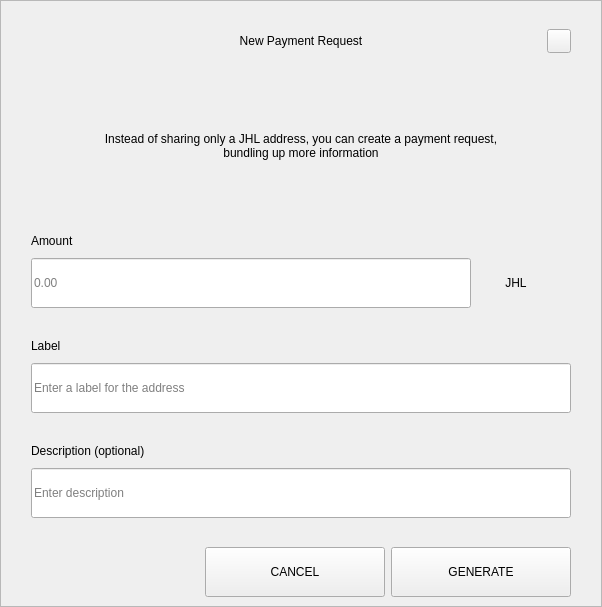
<?xml version="1.0" encoding="UTF-8"?>
<ui version="4.0">
 <class>RequestDialog</class>
 <widget class="QDialog" name="RequestDialog">
  <property name="geometry">
   <rect>
    <x>0</x>
    <y>0</y>
    <width>602</width>
    <height>607</height>
   </rect>
  </property>
  <property name="windowTitle">
   <string>Dialog</string>
  </property>
  <layout class="QVBoxLayout" name="verticalLayout_5">
   <property name="spacing">
    <number>0</number>
   </property>
   <property name="leftMargin">
    <number>0</number>
   </property>
   <property name="topMargin">
    <number>0</number>
   </property>
   <property name="rightMargin">
    <number>0</number>
   </property>
   <property name="bottomMargin">
    <number>0</number>
   </property>
   <item>
    <widget class="QFrame" name="frame">
     <property name="styleSheet">
      <string notr="true"/>
     </property>
     <property name="frameShape">
      <enum>QFrame::StyledPanel</enum>
     </property>
     <property name="frameShadow">
      <enum>QFrame::Raised</enum>
     </property>
     <layout class="QVBoxLayout" name="verticalLayout_4" stretch="1,0,0">
      <property name="spacing">
       <number>0</number>
      </property>
      <property name="leftMargin">
       <number>30</number>
      </property>
      <property name="topMargin">
       <number>20</number>
      </property>
      <property name="rightMargin">
       <number>30</number>
      </property>
      <property name="bottomMargin">
       <number>0</number>
      </property>
      <item>
       <layout class="QHBoxLayout" name="horizontalLayout_3">
        <property name="spacing">
         <number>0</number>
        </property>
        <item>
         <spacer name="horizontalSpacer_21">
          <property name="orientation">
           <enum>Qt::Horizontal</enum>
          </property>
          <property name="sizeHint" stdset="0">
           <size>
            <width>40</width>
            <height>20</height>
           </size>
          </property>
         </spacer>
        </item>
        <item>
         <widget class="QLabel" name="labelTitle">
          <property name="minimumSize">
           <size>
            <width>0</width>
            <height>40</height>
           </size>
          </property>
          <property name="maximumSize">
           <size>
            <width>16777215</width>
            <height>40</height>
           </size>
          </property>
          <property name="styleSheet">
           <string notr="true">padding-left:24px;</string>
          </property>
          <property name="text">
           <string>New Payment Request</string>
          </property>
          <property name="alignment">
           <set>Qt::AlignCenter</set>
          </property>
          <property name="margin">
           <number>7</number>
          </property>
         </widget>
        </item>
        <item>
         <spacer name="horizontalSpacer">
          <property name="orientation">
           <enum>Qt::Horizontal</enum>
          </property>
          <property name="sizeHint" stdset="0">
           <size>
            <width>40</width>
            <height>20</height>
           </size>
          </property>
         </spacer>
        </item>
        <item>
         <widget class="QPushButton" name="btnEsc">
          <property name="minimumSize">
           <size>
            <width>24</width>
            <height>24</height>
           </size>
          </property>
          <property name="maximumSize">
           <size>
            <width>24</width>
            <height>24</height>
           </size>
          </property>
          <property name="focusPolicy">
           <enum>Qt::NoFocus</enum>
          </property>
          <property name="text">
           <string/>
          </property>
         </widget>
        </item>
       </layout>
      </item>
      <item>
       <widget class="QStackedWidget" name="stack">
        <property name="minimumSize">
         <size>
          <width>540</width>
          <height>0</height>
         </size>
        </property>
        <property name="maximumSize">
         <size>
          <width>540</width>
          <height>16777215</height>
         </size>
        </property>
        <property name="currentIndex">
         <number>0</number>
        </property>
        <widget class="QWidget" name="page_1">
         <property name="minimumSize">
          <size>
           <width>540</width>
           <height>0</height>
          </size>
         </property>
         <property name="maximumSize">
          <size>
           <width>540</width>
           <height>16777215</height>
          </size>
         </property>
         <layout class="QVBoxLayout" name="layout1">
          <property name="spacing">
           <number>0</number>
          </property>
          <property name="leftMargin">
           <number>0</number>
          </property>
          <property name="topMargin">
           <number>0</number>
          </property>
          <property name="rightMargin">
           <number>0</number>
          </property>
          <property name="bottomMargin">
           <number>0</number>
          </property>
          <item>
           <spacer name="verticalSpacer_21">
            <property name="orientation">
             <enum>Qt::Vertical</enum>
            </property>
            <property name="sizeType">
             <enum>QSizePolicy::Fixed</enum>
            </property>
            <property name="sizeHint" stdset="0">
             <size>
              <width>20</width>
              <height>30</height>
             </size>
            </property>
           </spacer>
          </item>
          <item alignment="Qt::AlignHCenter">
           <widget class="QLabel" name="labelMessage">
            <property name="minimumSize">
             <size>
              <width>400</width>
              <height>50</height>
             </size>
            </property>
            <property name="text">
             <string>Instead of sharing only a JHL address, you can create a payment request, bundling up more information</string>
            </property>
            <property name="alignment">
             <set>Qt::AlignCenter</set>
            </property>
            <property name="wordWrap">
             <bool>true</bool>
            </property>
           </widget>
          </item>
          <item alignment="Qt::AlignBottom">
           <widget class="QWidget" name="containerAmount" native="true">
            <layout class="QVBoxLayout" name="verticalLayout">
             <property name="spacing">
              <number>9</number>
             </property>
             <property name="leftMargin">
              <number>0</number>
             </property>
             <property name="topMargin">
              <number>0</number>
             </property>
             <property name="rightMargin">
              <number>0</number>
             </property>
             <property name="bottomMargin">
              <number>0</number>
             </property>
             <item>
              <widget class="QLabel" name="labelSubtitleAmount">
               <property name="minimumSize">
                <size>
                 <width>350</width>
                 <height>16</height>
                </size>
               </property>
               <property name="maximumSize">
                <size>
                 <width>16777215</width>
                 <height>16</height>
                </size>
               </property>
               <property name="text">
                <string>Amount</string>
               </property>
              </widget>
             </item>
             <item alignment="Qt::AlignTop">
              <widget class="QWidget" name="layoutAmount" native="true">
               <layout class="QHBoxLayout" name="horizontalLayout" stretch="2,0">
                <property name="spacing">
                 <number>0</number>
                </property>
                <property name="leftMargin">
                 <number>0</number>
                </property>
                <property name="topMargin">
                 <number>0</number>
                </property>
                <property name="rightMargin">
                 <number>0</number>
                </property>
                <property name="bottomMargin">
                 <number>0</number>
                </property>
                <item>
                 <widget class="QLineEdit" name="lineEditAmount">
                  <property name="minimumSize">
                   <size>
                    <width>0</width>
                    <height>50</height>
                   </size>
                  </property>
                  <property name="maximumSize">
                   <size>
                    <width>16777215</width>
                    <height>50</height>
                   </size>
                  </property>
                  <property name="placeholderText">
                   <string notr="true">0.00</string>
                  </property>
                 </widget>
                </item>
                <item>
                 <widget class="QWidget" name="comboContainer" native="true">
                  <property name="minimumSize">
                   <size>
                    <width>100</width>
                    <height>50</height>
                   </size>
                  </property>
                  <property name="maximumSize">
                   <size>
                    <width>16777215</width>
                    <height>50</height>
                   </size>
                  </property>
                  <layout class="QHBoxLayout" name="horizontalLayout_31">
                   <property name="spacing">
                    <number>0</number>
                   </property>
                   <property name="leftMargin">
                    <number>0</number>
                   </property>
                   <property name="topMargin">
                    <number>0</number>
                   </property>
                   <property name="rightMargin">
                    <number>10</number>
                   </property>
                   <property name="bottomMargin">
                    <number>0</number>
                   </property>
                   <item>
                    <widget class="QLabel" name="comboBoxCoin">
                     <property name="text">
                      <string>JHL</string>
                     </property>
                     <property name="alignment">
                      <set>Qt::AlignCenter</set>
                     </property>
                    </widget>
                   </item>
                  </layout>
                 </widget>
                </item>
               </layout>
              </widget>
             </item>
            </layout>
           </widget>
          </item>
          <item>
           <spacer name="verticalSpacer_31">
            <property name="orientation">
             <enum>Qt::Vertical</enum>
            </property>
            <property name="sizeType">
             <enum>QSizePolicy::Fixed</enum>
            </property>
            <property name="sizeHint" stdset="0">
             <size>
              <width>20</width>
              <height>30</height>
             </size>
            </property>
           </spacer>
          </item>
          <item>
           <layout class="QVBoxLayout" name="verticalLayoutLabel">
            <property name="spacing">
             <number>9</number>
            </property>
            <item>
             <widget class="QLabel" name="labelSubtitleLabel">
              <property name="minimumSize">
               <size>
                <width>0</width>
                <height>16</height>
               </size>
              </property>
              <property name="maximumSize">
               <size>
                <width>16777215</width>
                <height>16</height>
               </size>
              </property>
              <property name="text">
               <string>Label</string>
              </property>
             </widget>
            </item>
            <item>
             <widget class="QLineEdit" name="lineEditLabel">
              <property name="minimumSize">
               <size>
                <width>0</width>
                <height>50</height>
               </size>
              </property>
              <property name="maximumSize">
               <size>
                <width>16777215</width>
                <height>50</height>
               </size>
              </property>
              <property name="placeholderText">
               <string>Enter a label for the address</string>
              </property>
             </widget>
            </item>
           </layout>
          </item>
          <item>
           <spacer name="verticalSpacer_34">
            <property name="orientation">
             <enum>Qt::Vertical</enum>
            </property>
            <property name="sizeType">
             <enum>QSizePolicy::Fixed</enum>
            </property>
            <property name="sizeHint" stdset="0">
             <size>
              <width>20</width>
              <height>30</height>
             </size>
            </property>
           </spacer>
          </item>
          <item>
           <layout class="QVBoxLayout" name="verticalLayoutDescription">
            <property name="spacing">
             <number>9</number>
            </property>
            <item>
             <widget class="QLabel" name="labelSubtitleDescription">
              <property name="minimumSize">
               <size>
                <width>0</width>
                <height>16</height>
               </size>
              </property>
              <property name="maximumSize">
               <size>
                <width>16777215</width>
                <height>16</height>
               </size>
              </property>
              <property name="text">
               <string>Description (optional)</string>
              </property>
             </widget>
            </item>
            <item>
             <widget class="QLineEdit" name="lineEditDescription">
              <property name="minimumSize">
               <size>
                <width>0</width>
                <height>50</height>
               </size>
              </property>
              <property name="maximumSize">
               <size>
                <width>16777215</width>
                <height>50</height>
               </size>
              </property>
              <property name="placeholderText">
               <string>Enter description</string>
              </property>
             </widget>
            </item>
            <item>
             <spacer name="verticalSpacer_4">
              <property name="orientation">
               <enum>Qt::Vertical</enum>
              </property>
              <property name="sizeType">
               <enum>QSizePolicy::Fixed</enum>
              </property>
              <property name="sizeHint" stdset="0">
               <size>
                <width>20</width>
                <height>20</height>
               </size>
              </property>
             </spacer>
            </item>
           </layout>
          </item>
         </layout>
        </widget>
        <widget class="QWidget" name="page_2">
         <layout class="QVBoxLayout" name="layout2">
          <item>
           <spacer name="verticalSpacer_5">
            <property name="orientation">
             <enum>Qt::Vertical</enum>
            </property>
            <property name="sizeType">
             <enum>QSizePolicy::Fixed</enum>
            </property>
            <property name="sizeHint" stdset="0">
             <size>
              <width>20</width>
              <height>50</height>
             </size>
            </property>
           </spacer>
          </item>
          <item alignment="Qt::AlignHCenter">
           <widget class="QLabel" name="labelQrImg">
            <property name="minimumSize">
             <size>
              <width>260</width>
              <height>260</height>
             </size>
            </property>
            <property name="maximumSize">
             <size>
              <width>260</width>
              <height>260</height>
             </size>
            </property>
            <property name="text">
             <string/>
            </property>
            <property name="alignment">
             <set>Qt::AlignCenter</set>
            </property>
           </widget>
          </item>
          <item>
           <spacer name="verticalSpacer_2">
            <property name="orientation">
             <enum>Qt::Vertical</enum>
            </property>
            <property name="sizeType">
             <enum>QSizePolicy::Fixed</enum>
            </property>
            <property name="sizeHint" stdset="0">
             <size>
              <width>20</width>
              <height>30</height>
             </size>
            </property>
           </spacer>
          </item>
          <item alignment="Qt::AlignHCenter">
           <widget class="QLabel" name="labelAddress">
            <property name="text">
             <string>D7VFR83SQbiezrW72hjcWJtcfip5krte2Z </string>
            </property>
           </widget>
          </item>
          <item>
           <spacer name="verticalSpacer_32">
            <property name="orientation">
             <enum>Qt::Vertical</enum>
            </property>
            <property name="sizeType">
             <enum>QSizePolicy::Expanding</enum>
            </property>
            <property name="sizeHint" stdset="0">
             <size>
              <width>20</width>
              <height>20</height>
             </size>
            </property>
           </spacer>
          </item>
          <item>
           <layout class="QHBoxLayout" name="horizontal">
            <property name="leftMargin">
             <number>20</number>
            </property>
            <property name="rightMargin">
             <number>20</number>
            </property>
            <property name="bottomMargin">
             <number>20</number>
            </property>
            <item>
             <spacer name="horizontalSpacer_4">
              <property name="orientation">
               <enum>Qt::Horizontal</enum>
              </property>
              <property name="sizeHint" stdset="0">
               <size>
                <width>40</width>
                <height>20</height>
               </size>
              </property>
             </spacer>
            </item>
            <item>
             <widget class="QPushButton" name="btnCopyAddress">
              <property name="minimumSize">
               <size>
                <width>180</width>
                <height>50</height>
               </size>
              </property>
              <property name="text">
               <string>COPY ADDRESS</string>
              </property>
             </widget>
            </item>
            <item>
             <widget class="QPushButton" name="btnCopyUrl">
              <property name="minimumSize">
               <size>
                <width>180</width>
                <height>50</height>
               </size>
              </property>
              <property name="text">
               <string>COPY URL</string>
              </property>
             </widget>
            </item>
            <item>
             <spacer name="horizontalSpacer_2">
              <property name="orientation">
               <enum>Qt::Horizontal</enum>
              </property>
              <property name="sizeHint" stdset="0">
               <size>
                <width>40</width>
                <height>20</height>
               </size>
              </property>
             </spacer>
            </item>
           </layout>
          </item>
         </layout>
        </widget>
       </widget>
      </item>
      <item>
       <widget class="QWidget" name="buttonsStack" native="true">
        <layout class="QHBoxLayout" name="horizontalLayout_5">
         <property name="leftMargin">
          <number>20</number>
         </property>
         <property name="rightMargin">
          <number>0</number>
         </property>
         <item>
          <spacer name="horizontalSpacer_41">
           <property name="orientation">
            <enum>Qt::Horizontal</enum>
           </property>
           <property name="sizeHint" stdset="0">
            <size>
             <width>40</width>
             <height>20</height>
            </size>
           </property>
          </spacer>
         </item>
         <item>
          <widget class="QPushButton" name="btnCancel">
           <property name="minimumSize">
            <size>
             <width>180</width>
             <height>50</height>
            </size>
           </property>
           <property name="focusPolicy">
            <enum>Qt::NoFocus</enum>
           </property>
           <property name="text">
            <string>CANCEL</string>
           </property>
          </widget>
         </item>
         <item>
          <widget class="QPushButton" name="btnSave">
           <property name="minimumSize">
            <size>
             <width>180</width>
             <height>50</height>
            </size>
           </property>
           <property name="focusPolicy">
            <enum>Qt::NoFocus</enum>
           </property>
           <property name="text">
            <string>GENERATE</string>
           </property>
          </widget>
         </item>
        </layout>
       </widget>
      </item>
     </layout>
    </widget>
   </item>
  </layout>
 </widget>
 <resources/>
 <connections/>
</ui>
